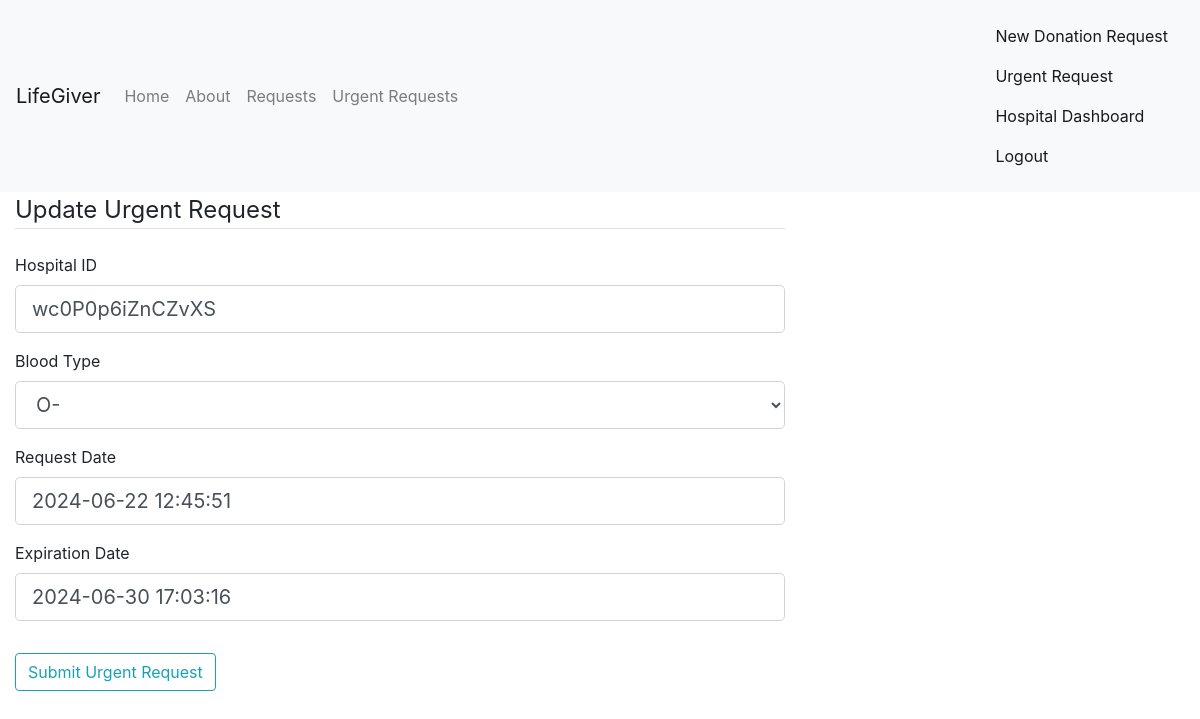
Page /urgent_request/1/update (signed in) on the earlier database version.
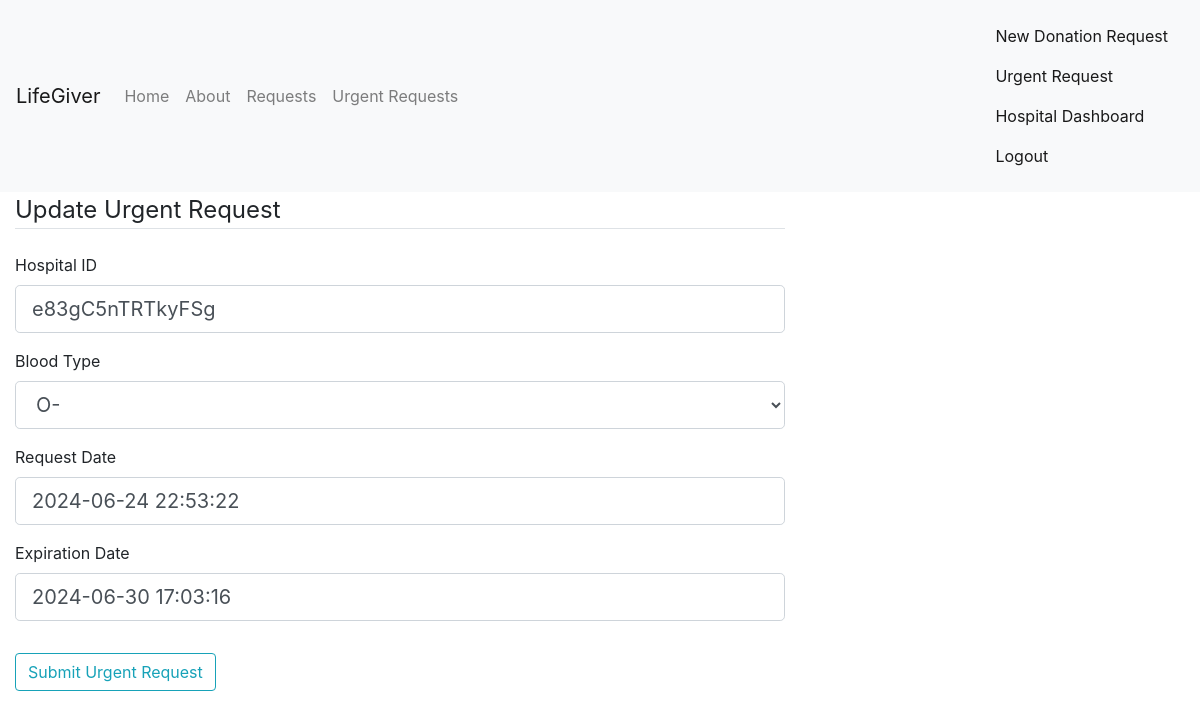
Same page on the later database version.
### Lifegiver_test/lifegiver/models.py (models this page shows, shortened)
class DonationRequest(db.Model):
    id = db.Column(db.Integer, primary_key=True)
    hospital_id = db.Column(db.Integer, db.ForeignKey('hospital.id'), nullable=False)
    blood_type = db.Column(db.Enum('O-', 'O+', 'A-', 'A+', 'B-', 'B+', 'AB-', 'AB+'), nullable=False)
    request_date = db.Column(db.DateTime, nullable=False, default=datetime.now)
    status = db.Column(db.Enum('pending', 'fulfilled', 'failed'), nullable=False)
    expiration_date = db.Column(db.DateTime, nullable=False, default=lambda: datetime.now() + timedelta(days=90))
    request_donations = db.relationship('UserDonation', backref='donation_request', lazy=True)

### Lifegiver_test/lifegiver/route.py (the view)
@app.route('/urgent_request/<int:urgent_request_id>/update', methods=['POST', 'GET'], strict_slashes=False)
@login_required
def update_urgent_request(urgent_request_id):
    donrequest = DonationRequest.query.get_or_404(urgent_request_id)
    if session.get('user_type') != 'hospital' or donrequest.hospital_id != current_user.id:
        abort(403)
    form = CRUDUrgentRequestForm()
    if form.validate_on_submit():
        donrequest.hospital_id=current_user.id
        donrequest.blood_type=form.blood_type.data
        donrequest.request_date=form.request_date.data
        donrequest.expiration_date=form.expiration_date.data
        db.session.commit()
        flash('Your Urgent Request has been updated!', 'success')
        return redirect(url_for('urgent_request', urgent_request_id=donrequest.id))
    elif request.method == 'GET':
        form.hospital_id.data=current_user.barcode
        form.blood_type.data=donrequest.blood_type
        form.request_date.data=donrequest.request_date
        form.expiration_date.data=donrequest.expiration_date
    return render_template('create_urgent_request.html', title='Update Urgent Request',form=form, legend='Update Urgent Request') # the legend keywoed will be used to the template legend (whether its a new post or an update)

### Lifegiver_test/lifegiver/forms.py
class CRUDUrgentRequestForm(FlaskForm):
    hospital_id = StringField('Hospital ID', validators=[DataRequired()])
    blood_type = SelectField('Blood Type', choices=[('O-', 'O-'), ('O+', 'O+'), ('A-', 'A-'), ('A+', 'A+'), ('B-', 'B-'), ('B-', 'B+'), ('AB-', 'AB-'), ('AB+', 'AB+')], validators=[DataRequired()])
    request_date = DateTimeField('Request Date', default=datetime.now, validators=[DataRequired()])
    expiration_date = DateTimeField('Expiration Date', validators=[DataRequired()])
    submit = SubmitField('Submit  Urgent Request')

### Lifegiver_test/lifegiver/models.py (called while the page is built)
@login_manager.user_loader
def load_user(user_id):
    user_type = session.get('user_type')  # Assuming 'user_type' is stored in the session
    if user_type == 'donor':
        return Donor.query.get(int(user_id))
    elif user_type == 'hospital':
        return Hospital.query.get(int(user_id))
    return None

### Lifegiver_test/lifegiver/templates/create_urgent_request.html (shortened to what this page needs)
{% extends 'layout.html' %}
{% block content %}
<div class="content-section">
    <form method="POST" action="">
        <fieldset class="form-group">
            <legend class="border-bottom mb-4">{{ legend }}</legend>
            <div class="form-group">
                {{ form.hospital_id.label(class="form-control-label") }}
                {% if form.hospital_id.errors %}
                    {{ form.hospital_id(class="form-control form-control-lg is-invalid") }}
                    <div class="invalid-feedback">
                        {% for error in form.hospital_id.errors %}
                            <span>{{ error }}</span>
                        {% endfor %}
                    </div>
                {% else %}
                    {{ form.hospital_id(class="form-control form-control-lg") }}
                {% endif %}
            </div>
            <div class="form-group">
                {{ form.blood_type.label(class="form-control-label") }}
                {% if form.blood_type.errors %}
                    {{ form.blood_type(class="form-control form-control-lg is-invalid") }}
                    <div class="invalid-feedback">
                        {% for error in form.blood_type.errors %}
                            <span>{{ error }}</span>
                        {% endfor %}
                    </div>
                {% else %}
                    {{ form.blood_type(class="form-control form-control-lg") }}
                {% endif %}
            </div>
            <div class="form-group">
                {{ form.request_date.label(class="form-control-label") }}
                {% if form.request_date.errors %}
                    {{ form.request_date(class="form-control form-control-lg is-invalid") }}
                    <div class="invalid-feedback">
                        {% for error in form.request_date.errors %}
                            <span>{{ error }}</span>
                        {% endfor %}
                    </div>
                {% else %}
                    {{ form.request_date(class="form-control form-control-lg") }}
                {% endif %}
            </div>
            <div class="form-group">
                {{ form.expiration_date.label(class="form-control-label") }}
                {% if form.expiration_date.errors %}
                    {{ form.expiration_date(class="form-control form-control-lg is-invalid") }}
                    <div class="invalid-feedback">
                        {% for error in form.expiration_date.errors %}
                            <span>{{ error }}</span>
                        {% endfor %}
                    </div>
                {% else %}
                    {{ form.expiration_date(class="form-control form-control-lg") }}
                {% endif %}
            </div>
        </fieldset>
        <div class="form-group">
            {{ form.submit(class="btn btn-outline-info") }}
        </div>
    </form>
</div>
{% endblock content%}

Differences in the rows shown:
changed DonationRequest: hospital_id "wc0P0p6iZnCZvXS" → "e83gC5nTRTkyFSg"; request_date "2024-06-22 12:45:51" → "2024-06-24 22:53:22"
